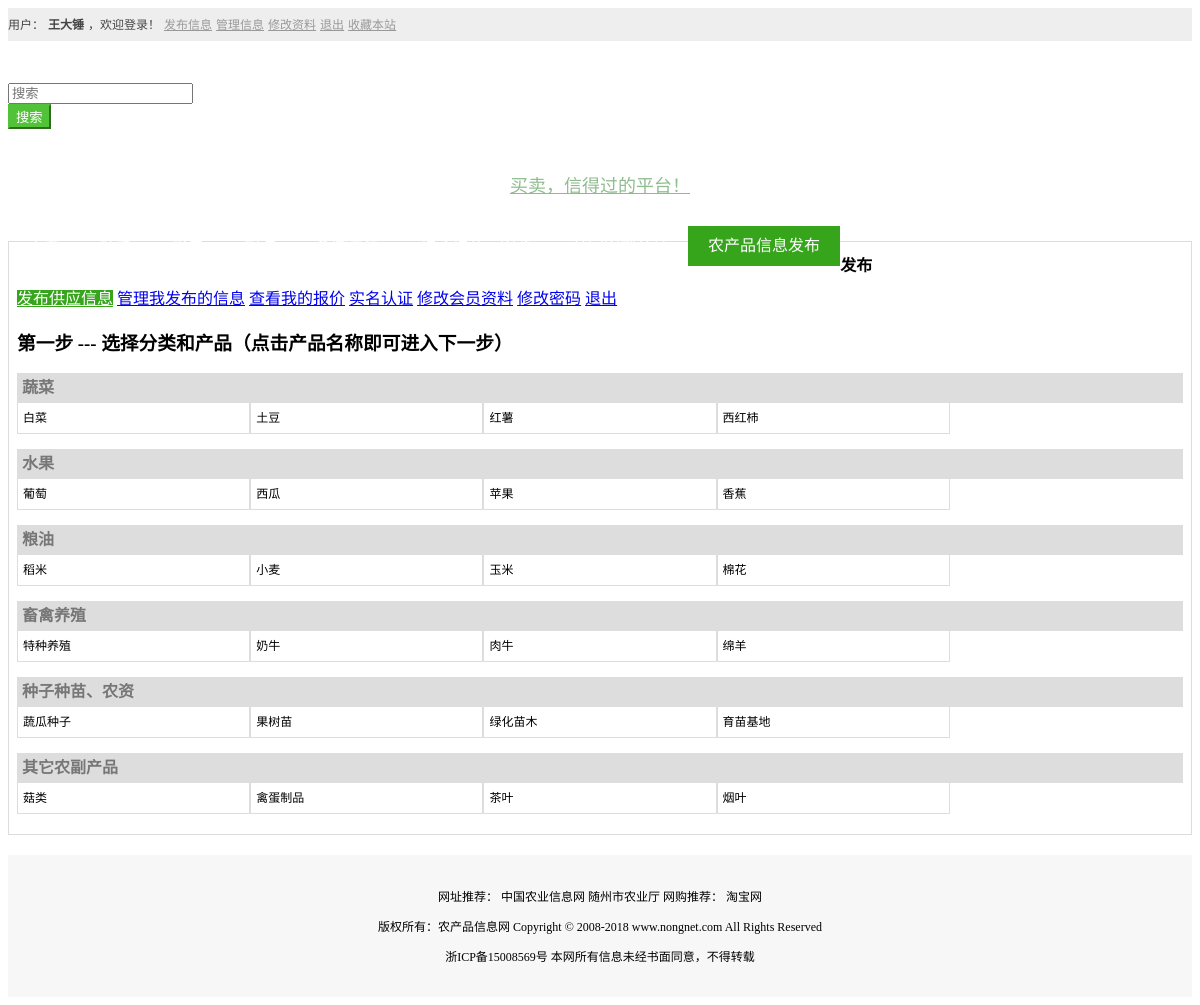
Before: /publish/ (signed in) with the older database file.
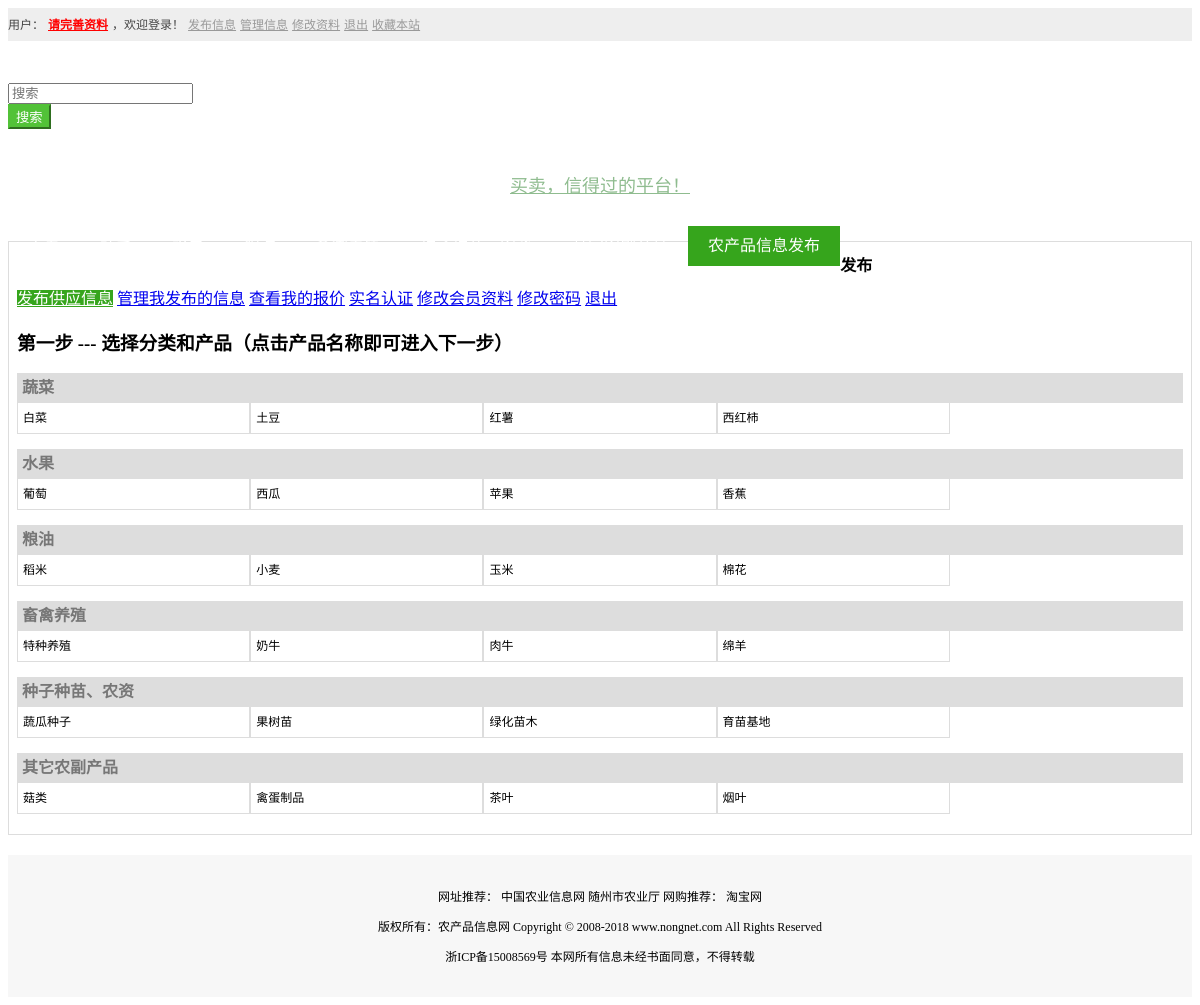
After: the same page with the newer database file.
### home/models.py (models this page shows)
class p_menber(models.Model):
    username = models.CharField(max_length=30, help_text="关联用户")
    nickname = models.CharField(max_length=30, help_text="昵称", default="")
    type = models.CharField(max_length=10, help_text="1:代办（农产品经纪人）2：经销商 3：种养殖户 4：涉农企业 5：农业合作社", default="")
    company_name = models.CharField(max_length=80, help_text="公司名称", default="")
    password = models.CharField(max_length=90, help_text="密码")
    address_province = models.IntegerField(help_text="所属地区代码(省级)", default=0)
    address_city = models.IntegerField(help_text="所属地区代码(市级)", default=0)
    address_belong = models.IntegerField(help_text="所属地区代码（地区）", default=0)
    address_detail = models.CharField(max_length=200, help_text="详细地址", default="")
    contact_person = models.CharField(max_length=200, help_text="联系人", default="")
    contact_phone = models.CharField(max_length=200, help_text="联系人手机号码", default="")
    contact_tel = models.CharField(max_length=200, help_text="联系人固定号码", default="")
    contact_email = models.CharField(max_length=200, help_text="联系人邮箱", default="")
    contact_qq = models.CharField(max_length=200, help_text="联系人QQ", default="")
    company_des = models.CharField(max_length=600, help_text="公司介绍,不超过300字", default="")
    auth = models.IntegerField(help_text="封禁 1：正常 2：封禁", default=1)
    msg_limit = models.IntegerField(help_text="当天发表的文章次数", default=0)
    file_limit = models.IntegerField(help_text="当天上传的次数", default=0)
    limit_time = models.CharField(max_length=30, help_text="记录时间", default="1571453334.0664003")

class p_product(models.Model):
    p_name = models.CharField(max_length=30, help_text="类别名称")
    create_time = models.CharField(max_length=30, help_text="创建时间", default="0")
    update_time = models.CharField(max_length=30, help_text="修改时间", default="0")

class p_product_child(models.Model):
    p_name = models.CharField(max_length=30, help_text="产品名称")
    p_id = models.IntegerField(help_text="父ID")
    create_time = models.CharField(max_length=30, help_text="创建时间", default="0")
    update_time = models.CharField(max_length=30, help_text="修改时间", default="0")

### home/views.py (the view)
# urls.py: path('publish/', home_views.publish),  # 发布信息
def publish(request):
    if request.userInfo == None:
        return HttpResponseRedirect('/login')
    template = loader.get_template('home/publish.html')
    try:
        selectList = p_product.objects.all()
        list = []
        for item in selectList:
            list.append({
                'link': item.id,
                'title': item.p_name,
                'child': []
            })
        if len(list) > 0:
            for item in list:
                searchChilds = p_product_child.objects.filter(p_id=item['link'])
                for searchChild in searchChilds:
                    list[list.index(item)]['child'].append({
                        'link': searchChild.id,
                        'title': searchChild.p_name,
                        'p_id': searchChild.p_id,
                        'child': []
                    })
        else:
            None
    except:
        list = []
    context = {
        'list': list
    }
    return HttpResponse(template.render(context, request))

### home/templates/home/publish.html (shortened to what this page needs)
{% load static %}
{% include "home/base_header.html" %}
<link rel="stylesheet" href="{% static '/css/common.css' %}">
<link rel="stylesheet" href="{% static '/css/body.css' %}">
<link rel="stylesheet" href="{% static '/css/publish.css' %}">
</head>
<body>
{% include "home/base_nav.html" %}
<div class="">
    <div class="container">
        <div class="col-md-12">
            <div class="card-box">
                <div class="clear_both card-title">
                    <span class="pull-left card-o-title a-text-hover">发布</span>
                </div>
                <div class="clear_both">
                    <div class="col-xs-3">
                        <div class="list-group">
                            <a href="/publish/" class="list-group-item active">发布供应信息</a>
                            <a href="/manage/1" class="list-group-item">管理我发布的信息</a>
                            <a href="/managePrice/1" class="list-group-item">查看我的报价</a>
                            <a href="/authReg/" class="list-group-item">实名认证</a>
                            <a href="/registerReg" class="list-group-item">修改会员资料</a>
                            <a href="/password" class="list-group-item">修改密码</a>
                            <a href="/logout" class="list-group-item">退出</a>
                        </div>
                    </div>
                    <div class="col-xs-9">
                        <h3>第一步 --- 选择分类和产品（点击产品名称即可进入下一步）</h3>
                        <div class="clear_both">
                            {% for item in list %}
                            <div class="col-xs-6 p-list-box">
                                <h4 class="p-list-title a-text-hover">{{ item.title }}</h4>
                                <div class="clear_both p-list-body">
                                    {% for items in item.child %}
                                    <div class="p-list-item"><a class="a-text a-text-hover" href="/publishDetail/{{ item.link }}/{{ items.link }}">{{ items.title }}</a></div>
                                    {% endfor %}
                                </div>
                            </div>
                            {% endfor %}
                        </div>
                    </div>
                </div>
            </div>
        </div>
    </div>
</div>
{% include "home/base_footer.html" %}

### home/templates/home/base_header.html (shortened to what this page needs)
<!DOCTYPE html>
<html lang="zh-CN">
<head>
    <link rel="stylesheet" href="//cdnjs.cloudflare.com/ajax/libs/zui/1.9.1/css/zui.min.css">

### home/templates/home/base_nav.html (shortened to what this page needs)
<header>
    <div class="top-bar">
        <div class="container">
            <div class="col-lg-12 clear_both">
        <span class="pull-left">
            {% if request.userInfo != None %}
                <a><font color="#444">用户：</font></a>
                <a><b>{% autoescape off %}{{ request.userInfo.nickname }}{% endautoescape %}</b></a>
                <a><font color="#444">，欢迎登录！</font></a>
                <a href="/publish/">发布信息</a>
                <a href="/manage/1">管理信息</a>
                <a href="/registerReg/">修改资料</a>
                <a href="/logout/">退出</a>
            {% elif request.userInfo == None %}
                <a href="/login/">会员登陆</a>
                <a href="/register/">注册会员</a>
            {% endif %}
        </span>
                <span class="pull-right">
            <a href="">收藏本站</a>
        </span>
            </div>
        </div>
    </div>
    <div>
        <div class="container search-bar">
            <div class="col-md-3 col-sm-4">
            </div>
            <div class="col-md-5 col-sm-5 search-bar-input">
                <form action="/search">
                    <div class="input-group">
                        <div class="input-control search-box  has-icon-right search-example"
                             id="searchboxExample">
                            <input id="inputSearchExample3" type="search" class="form-control search-input"
                                   placeholder="搜索" name="keyword" value="{{ search }}">
                        </div>
                        <span class="input-group-btn">
                    <button  class="btn btn-green" type="submit">搜索</button>
                  </span>
                    </div>
                </form>
            </div>
            <div class="col-md-4 col-sm-3 search-bar-text">
                <a href="">买卖，信得过的平台！</a>
            </div>
        </div>
    </div>
    <div class="nav-bar">
        <div class="container">
            <div class="col-md-12">
                <ul class="nav-bar-box">
                    {% for item in request.nav %}
                        <li class="{{ item.active }}"><a href="/{{ item.link }}">{{ item.title }}</a></li>
                    {% endfor %}
                </ul>
            </div>
        </div>
    </div>
</header>

### home/templates/home/base_footer.html
<footer class="footer">
    <div class="container">
        <div class="col-md-12">
            <p>网址推荐：
                <a href="" class="a-text a-text-hover">中国农业信息网</a>
                <a href="" class="a-text a-text-hover">随州市农业厅</a>
                网购推荐：
                <a href="" class="a-text a-text-hover">淘宝网</a></p>
        </div>
        <div class="col-md-12">
            <p>版权所有：农产品信息网 Copyright © 2008-2018 www.nongnet.com All Rights Reserved</p>
            <p>浙ICP备15008569号 本网所有信息未经书面同意，不得转载</p>
        </div>
    </div>
</footer>
</body>
</html>

### static/css/common.css (style rules this page uses)
.clear_both::after { content: ""; display: table; clear: both; }
.top-bar { line-height: 28px; padding: 2px 0px; background: #eee; }
.top-bar a { font-size: 12px; color: #999; }
.search-bar { padding: 3.5px 0; }
.search-bar-input { margin: 20.5px 0; }
.search-bar-text { text-align: center; line-height: 73px; }
.search-bar-text a { font-size: 18px; color: darkseagreen; }
@media (min-width: 768px) { .search-bar-text a { font-size: 12px; color: darkseagreen; } }
@media (min-width: 992px) { .search-bar-text a { font-size: 18px; color: darkseagreen; } }
.nav-bar { background: #52c238; }
.nav-bar-box { list-style: none; padding: 0; margin: 0; }
.nav-bar li { float: left; }
.nav-bar li a { color: white; display: block; line-height: 40px; font-size: 16px; padding: 0 20px; }
.nav-bar li.active a { background: #36a51c; text-decoration: none; }
.btn-green, .btn-green:focus { color: white; background-color: #52c238; border-color: #52c238; }
.a-text { font-size: 12px; color: #000; text-decoration: none; }
@media (min-width: 1200px) { .container { max-width: 1280px } }
.footer { background: #f7f7f7; padding: 20px 0; font-size: 12px; text-align: center; margin-top: 20px; }

### static/css/body.css (style rules this page uses)
.card-box { border: 1px solid #ddd; padding: 5px 8px; margin: 15px 0; }
.card-title { line-height: 38px; }
.card-o-title { font-weight: bold; color: #000; }

### static/css/publish.css (style rules this page uses)
.list-group-item.active, .list-group-item.active:focus, .list-group-item.active:hover { z-index: 2; color: #fff; background-color: #36a51c; border-color: #36a51c; }
.p-list-box { margin-bottom: 15px; }
.p-list-title { background-color: #ddd; color: #777; margin: 0; line-height: 30px; padding: 0 5px; }
.p-list-body { width: 100%; }
.p-list-item { width: calc(100% / 5); float: left; background-color: #fff; border: 1px solid #ddd; box-sizing: border-box; border-top: none; line-height: 30px; padding-left: 5px; }
.p-list-item a { display: block; }

Changed rows visible on the page:
changed p_menber: nickname "王大锤" → empty (drawn); userInfo.nickname "王大锤" → "请完善资料"
